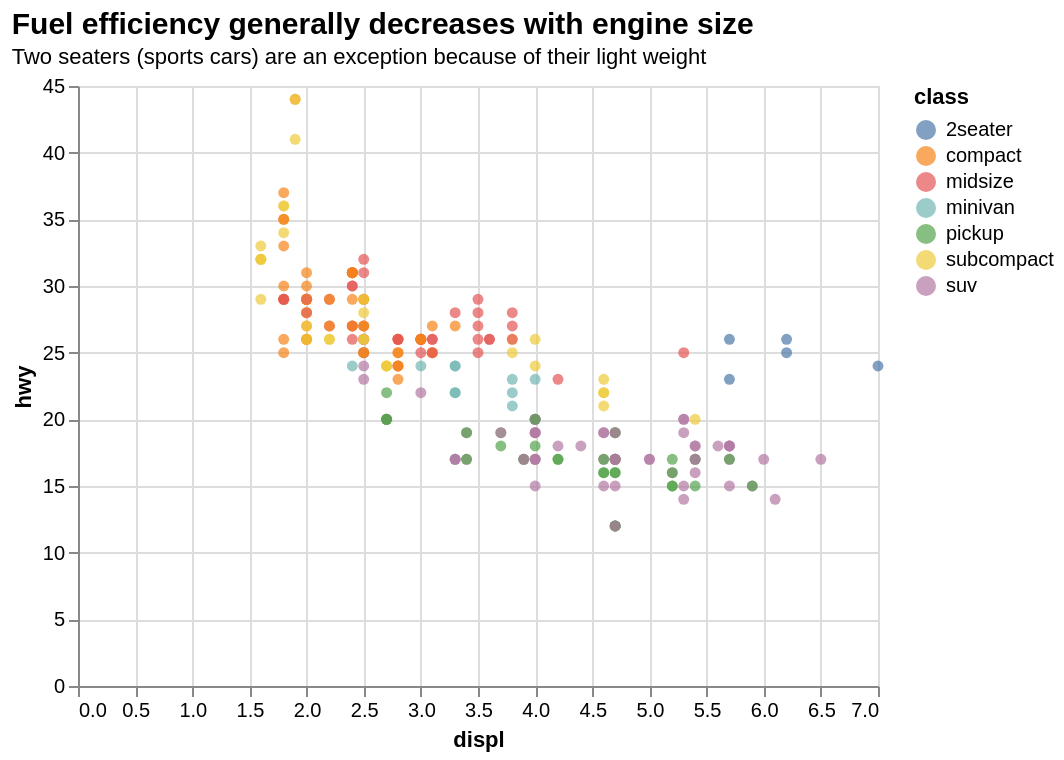

The notebook cell saved with this chart:
### Code cell
chart = (alt.Chart(mpg)
    .encode(alt.X('displ'), alt.Y('hwy'),color = 'class')
    .mark_circle()
    .properties(
      title = {
        "text":  "Fuel efficiency generally decreases with engine size",
        "subtitle": "Two seaters (sports cars) are an exception because of their light weight"
        })
    .configure_title(
      fontSize = 15, 
      anchor = "start", 
      subtitleFontSize = 11))

chart

### Figure 1 — Vega-Lite specification as saved in the notebook (floating-point values rounded to 4 significant figures; data arrays with more than 128 entries replaced by an {"elided": "..."} marker saying what was removed)
{"config": {"view": {"continuousWidth": 400, "continuousHeight": 300}, "title": {"anchor": "start", "fontSize": 15, "subtitleFontSize": 11}}, "data": {"name": "data-784d2a789a5f3a352263a16b6c4cd367"}, "mark": "circle", "encoding": {"color": {"field": "class", "type": "nominal"}, "x": {"field": "displ", "type": "quantitative"}, "y": {"field": "hwy", "type": "quantitative"}}, "title": {"text": "Fuel efficiency generally decreases with engine size", "subtitle": "Two seaters (sports cars) are an exception because of their light weight"}, "$schema": "https://vega.github.io/schema/vega-lite/v4.17.0.json", "datasets": {"data-784d2a789a5f3a352263a16b6c4cd367": {"elided": "234 records"}}}
